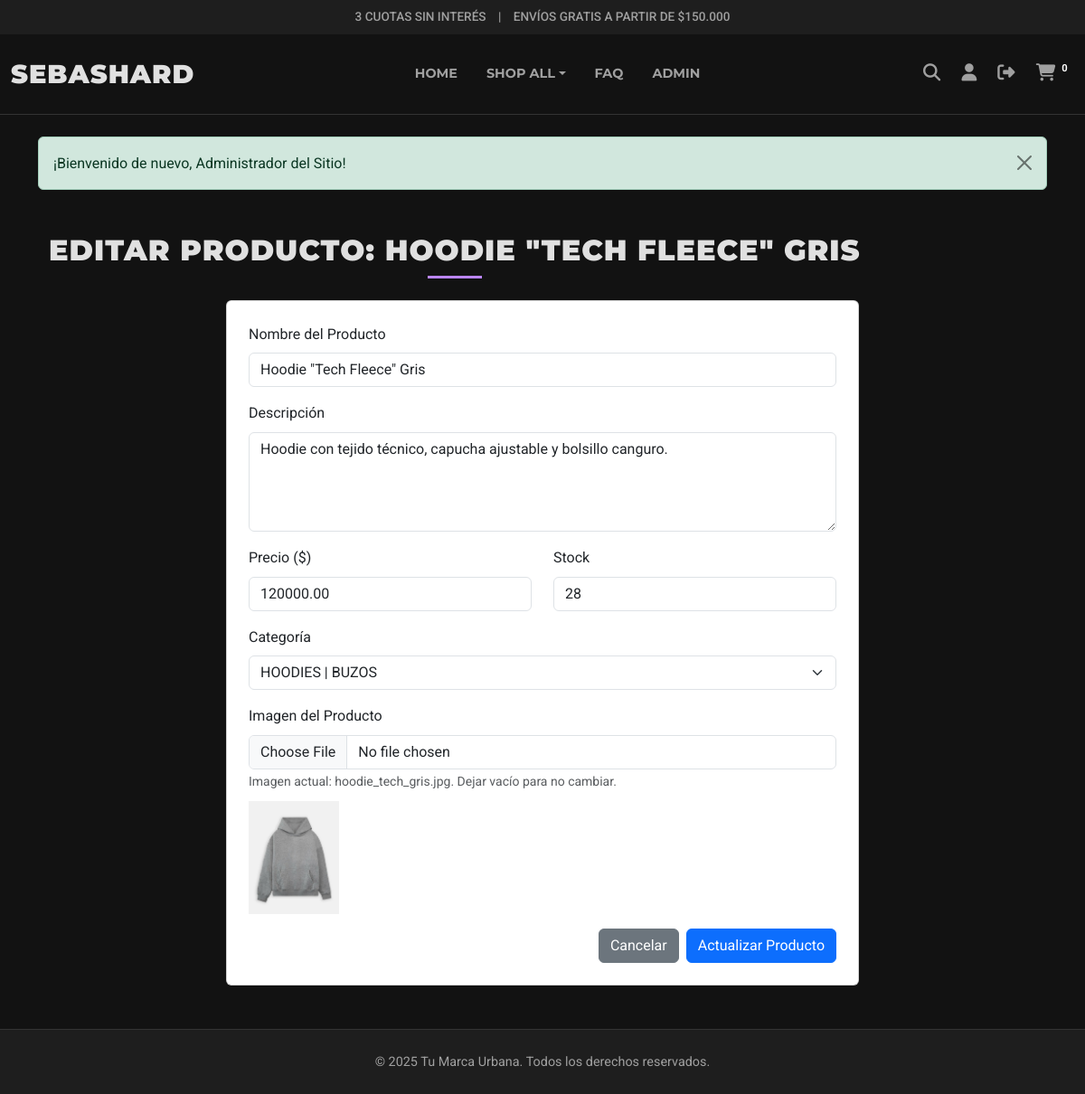
/admin/product_form.php?edit_id=2 (signed in), run on the app's committed database.
### tables this page shows
CREATE TABLE `productos` (
  `id` int(11) NOT NULL,
  `nombre` varchar(150) NOT NULL,
  `descripcion` text DEFAULT NULL,
  `precio` decimal(10,2) NOT NULL,
  `categoria_id` int(11) DEFAULT NULL,
  `stock` int(11) DEFAULT 0,
  `imagen_url` varchar(255) DEFAULT 'default_product.jpg',
  `fecha_creacion` timestamp NOT NULL DEFAULT current_timestamp(),
  `fecha_actualizacion` timestamp NOT NULL DEFAULT current_timestamp() ON UPDATE current_timestamp()
);

CREATE TABLE `categorias` (
  `id` int(11) NOT NULL,
  `nombre` varchar(100) NOT NULL,
  `slug` varchar(120) NOT NULL
);

### includes/config.php (called while the page is built, shortened)
<?php
function html_escape($string) {
    return htmlspecialchars($string ?? '', ENT_QUOTES | ENT_SUBSTITUTE, 'UTF-8');
}
?>

### admin/product_form.php (the view, shortened to what this page needs)
<?php
require_once '../includes/config.php';
$product = ['id' => null, 'nombre' => '', 'descripcion' => '', 'precio' => '', 'categoria_id' => null, 'stock' => 0, 'imagen_url' => ''];
$form_action = 'add';
$page_title = 'Agregar Nuevo Producto';
$stmt_categorias = $pdo->query("SELECT id, nombre FROM categorias ORDER BY nombre ASC");
$categorias = $stmt_categorias->fetchAll();
if (isset($_GET['edit_id'])) {
    $edit_id = (int)$_GET['edit_id'];
    $stmt = $pdo->prepare("SELECT * FROM productos WHERE id = :id");
    $stmt->execute(['id' => $edit_id]);
    $product_data = $stmt->fetch();
    if ($product_data) {
        $product = $product_data;
        $form_action = 'edit';
        $page_title = 'Editar Producto: ' . html_escape($product['nombre']);
    } else {
        $_SESSION['error_message'] = "Producto no encontrado.";
        redirect(SITE_URL . 'admin/index.php');
    }
}
require_once '../includes/header.php';
?>
<div class="container my-5">
    <h1 class="section-title text-center mb-4"><?php echo $page_title; ?></h1>
    <form action="product_actions.php" method="post" enctype="multipart/form-data" class="card p-4 form-container" style="max-width: 700px; margin:auto;">
        <div class="mb-3">
            <label for="nombre" class="form-label">Nombre del Producto</label>
            <input type="text" class="form-control" id="nombre" name="nombre" value="<?php echo html_escape($product['nombre']); ?>" required>
        </div>
        <div class="mb-3">
            <label for="descripcion" class="form-label">Descripción</label>
            <textarea class="form-control" id="descripcion" name="descripcion" rows="4"><?php echo html_escape($product['descripcion']); ?></textarea>
        </div>
        <div class="row">
            <div class="col-md-6 mb-3">
                <label for="precio" class="form-label">Precio ($)</label>
                <input type="number" class="form-control" id="precio" name="precio" step="0.01" value="<?php echo html_escape($product['precio']); ?>" required>
            </div>
            <div class="col-md-6 mb-3">
                <label for="stock" class="form-label">Stock</label>
                <input type="number" class="form-control" id="stock" name="stock" value="<?php echo html_escape($product['stock']); ?>" required min="0">
            </div>
        </div>
        <div class="mb-3">
            <label for="categoria_id" class="form-label">Categoría</label>
            <select class="form-select" id="categoria_id" name="categoria_id">
                <?php foreach ($categorias as $cat): ?>
                <option value="<?php echo $cat['id']; ?>" <?php echo ($product['categoria_id'] == $cat['id']) ? 'selected' : ''; ?>>
                    <?php echo html_escape($cat['nombre']); ?>
                </option>
                <?php endforeach; ?>
            </select>
        </div>
        <div class="mb-3">
            <label for="imagen" class="form-label">Imagen del Producto</label>
            <input type="file" class="form-control" id="imagen" name="imagen" accept="image/jpeg, image/png, image/webp">
            <?php if ($form_action == 'edit' && !empty($product['imagen_url']) && $product['imagen_url'] != 'default_product.jpg'): ?>
            <small class="form-text text-muted">Imagen actual: <?php echo html_escape($product['imagen_url']); ?>. Dejar vacío para no cambiar.</small><br>
            <img src="<?php echo UPLOADS_URL . html_escape($product['imagen_url']); ?>" alt="Imagen actual" style="max-width: 100px; margin-top: 10px;">
            <?php endif; ?>
        </div>
        <div class="d-flex justify-content-end">
            <a href="<?php echo SITE_URL; ?>admin/index.php" class="btn btn-secondary me-2">Cancelar</a>
            <button type="submit" class="btn btn-primary"><?php echo ($form_action == 'edit') ? 'Actualizar' : 'Guardar'; ?> Producto</button>
        </div>
    </form>
</div>
<?php require_once '../includes/footer.php'; ?>

### assets/css/style.css (style rules this page uses)
:root { --color-background: #121212; --color-surface: #1E1E1E; --color-primary-text: #E0E0E0; --color-secondary-text: #A0A0A0; --color-accent: #BB86FC; --color-accent-hover: #a16ef7; --color-border: #333333; --font-primary: 'Montserrat', sans-serif; --font-secondary: 'Roboto', sans-serif; }
body { background-color: var(--color-background); color: var(--color-primary-text); font-family: var(--font-secondary); line-height: 1.6; }
h1, h2, h3, h4, h5, h6 { font-family: var(--font-primary); font-weight: 700; color: var(--color-primary-text); }
a { color: var(--color-accent); text-decoration: none; }
.section-title { font-family: var(--font-primary); font-weight: 900; font-size: 2rem; text-transform: uppercase; letter-spacing: 1px; margin-bottom: 2rem; position: relative; display: inline-block; }
.section-title::after { content: ''; display: block; width: 60px; height: 3px; background-color: var(--color-accent); margin: 0.5rem auto 0; }

### data on the page
productos: nombre "EDITAR PRODUCTO: HOODIE \"TECH FLEECE\" GRIS", nombre "Hoodie \"Tech Fleece\" Gris", descripcion "Hoodie con tejido técnico, capucha ajustable y bolsillo canguro.", precio "120000.00", stock "28", categoria_id "HOODIES | BUZOS", imagen_url "hoodie_tech_gris.jpg", imagen_url (picture)

### other printed values
$_SESSION['success_message'] "¡Bienvenido de nuevo, Administrador del Sitio!"
